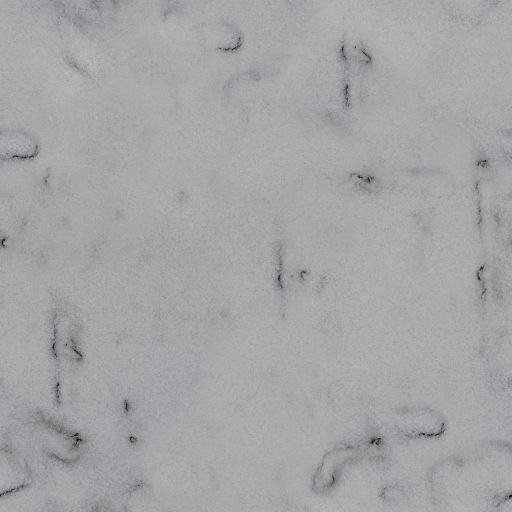
#> input picture assets/tex/nature/snow.jpg, 1024 x 1024 px, given in place of diff.jpg, which was not available (shown at 1/2 size)
$ python nature-tex.py ../../../assets/tex/nature/snow.jpg ../../../assets/tex/nature/snow_nrm.jpg
#> lines starting #> are read from the running program, lines starting #| are printed output that depends on the picture
"""Textures for the city's nature (apps/city-client/src/nature): python3 nature-tex.py SRC OUT
SRC: the CC0 texture sets (kyoto-assets/textures: Poly Haven / ambientCG, 2K), OUT: assets/tex/nature.
Needs only Pillow.

bark.jpg / bark_nrm.jpg: 4 x 2 cells of 512 px (the order of BARK in src/nature/species.ts):
  0 sakura_bark  1 pine_bark  2 japanese_cedar_bark  3 Bark005 (smooth grey)  4 birch (drawn)  5 plane (drawn)
  6 furrowed grey (cedar, greyed)  7 keyaki (Bark005, flakes drawn)
snow.jpg / snow_nrm.jpg: fresh powder (snow_02), trod.jpg / trod_nrm.jpg: trampled snow (Snow006),
slush.jpg: melting dirty snow (Snow012)."""
import math
import os
import random
import sys

from PIL import Image, ImageDraw, ImageEnhance, ImageFilter

C = 512


def load(src, name, kind, box=None):
#> called with src = '../../../assets/tex/nature/snow.jpg', name = 'sakura_bark', kind = 'diff'
    im = Image.open(os.path.join(src, name, f"{kind}.jpg")).convert("RGB")
#> im is the input picture: PIL image 1024x1024 RGB; mean R, G, B 165.2, 165.1, 167.4
    if box:
        im = im.crop(box)
    return im.resize((C, C), Image.LANCZOS)
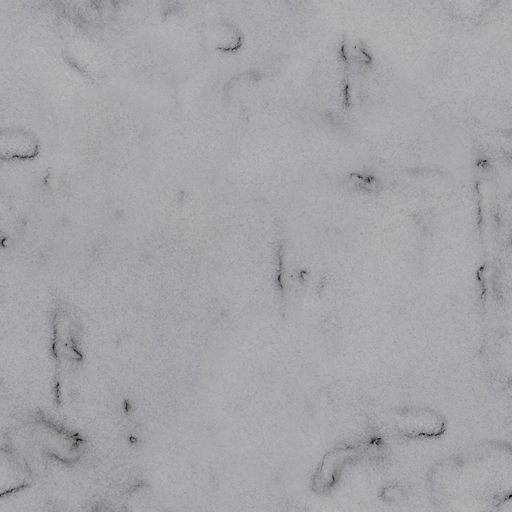
#> returned value: PIL image 512x512 RGB; mean R, G, B 165.2, 165.1, 167.4


def flat_normal():
    return Image.new("RGB", (C, C), (128, 128, 255))


# [93 lines left out: functions normal_from_height, wrap_blobs, birch, plane, keyaki, not called in this run]


def main(src, out):
    os.makedirs(out, exist_ok=True)
    cells, nrms = [], []
    cells.append(load(src, "sakura_bark", "diff"))
    nrms.append(load(src, "sakura_bark", "nor"))
#> call 2 of load, with src = '../../../assets/tex/nature/snow.jpg', name = 'sakura_bark', kind = 'nor'
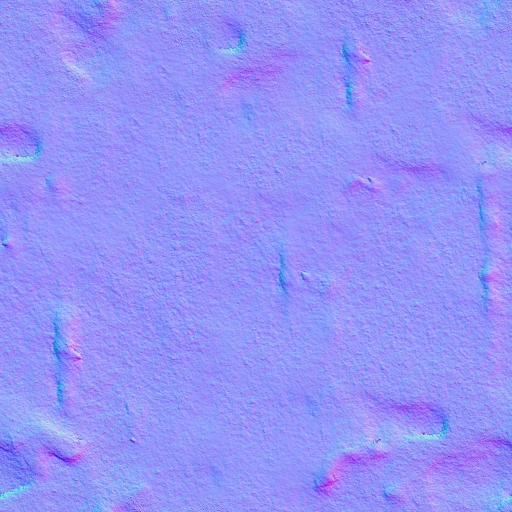
#> input picture assets/tex/nature/snow_nrm.jpg, 1024 x 1024 px, given in place of nor.jpg, which was not available (shown at 1/2 size)
#> in load, im is the input picture: PIL image 1024x1024 RGB; mean R, G, B 146.9, 147.1, 247.8
#> in load (call 2), `return im.resize((C, C), Image.LANCZOS)`:
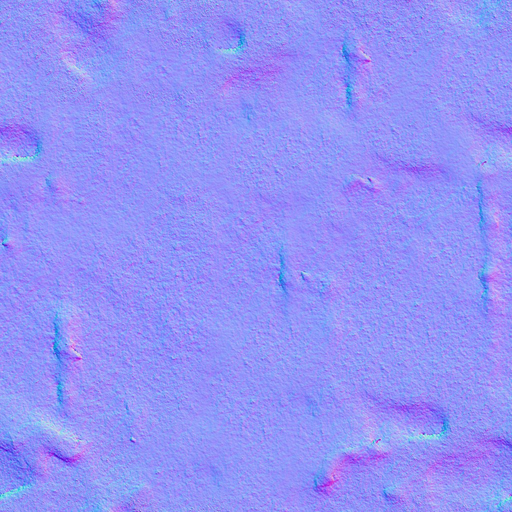
#> returned value: PIL image 512x512 RGB; mean R, G, B 146.9, 147.1, 247.7
    cells.append(load(src, "pine_bark", "diff"))
    nrms.append(load(src, "pine_bark", "nor"))
    cells.append(load(src, "japanese_cedar_bark", "diff"))
    nrms.append(load(src, "japanese_cedar_bark", "nor"))
    smooth, smooth_n = load(src, "Bark005", "diff"), load(src, "Bark005", "nor")
    cells.append(smooth)
    nrms.append(smooth_n)
    b, bn = birch()
    cells.append(b)
    nrms.append(bn)
    p, pn = plane()
    cells.append(p)
    nrms.append(pn)
    grey = ImageEnhance.Color(cells[2]).enhance(0.25)
    cells.append(ImageEnhance.Brightness(grey).enhance(1.25))
    nrms.append(nrms[2])
    k, kn = keyaki(smooth, smooth_n)
    cells.append(k)
    nrms.append(kn)
    atlas, atlas_n = Image.new("RGB", (C * 4, C * 2)), Image.new("RGB", (C * 4, C * 2))
    for i, (c, n) in enumerate(zip(cells, nrms)):
        atlas.paste(c, ((i % 4) * C, (i // 4) * C))
        atlas_n.paste(n, ((i % 4) * C, (i // 4) * C))
    atlas.save(os.path.join(out, "bark.jpg"), quality=86)
    atlas_n.save(os.path.join(out, "bark_nrm.jpg"), quality=90)
    for name, src_name, size in (("snow", "snow_02", 1024), ("trod", "Snow006", 1024)):
        for kind, suffix in (("diff", ""), ("nor", "_nrm")):
            im = Image.open(os.path.join(src, src_name, f"{kind}.jpg")).convert("RGB").resize((size, size), Image.LANCZOS)
            im.save(os.path.join(out, f"{name}{suffix}.jpg"), quality=88)
    Image.open(os.path.join(src, "Snow012", "diff.jpg")).convert("RGB").resize((512, 512), Image.LANCZOS).save(
        os.path.join(out, "slush.jpg"), quality=86
    )


if __name__ == "__main__":
#> (the run stopped early here; a loop or call above may not have finished)
